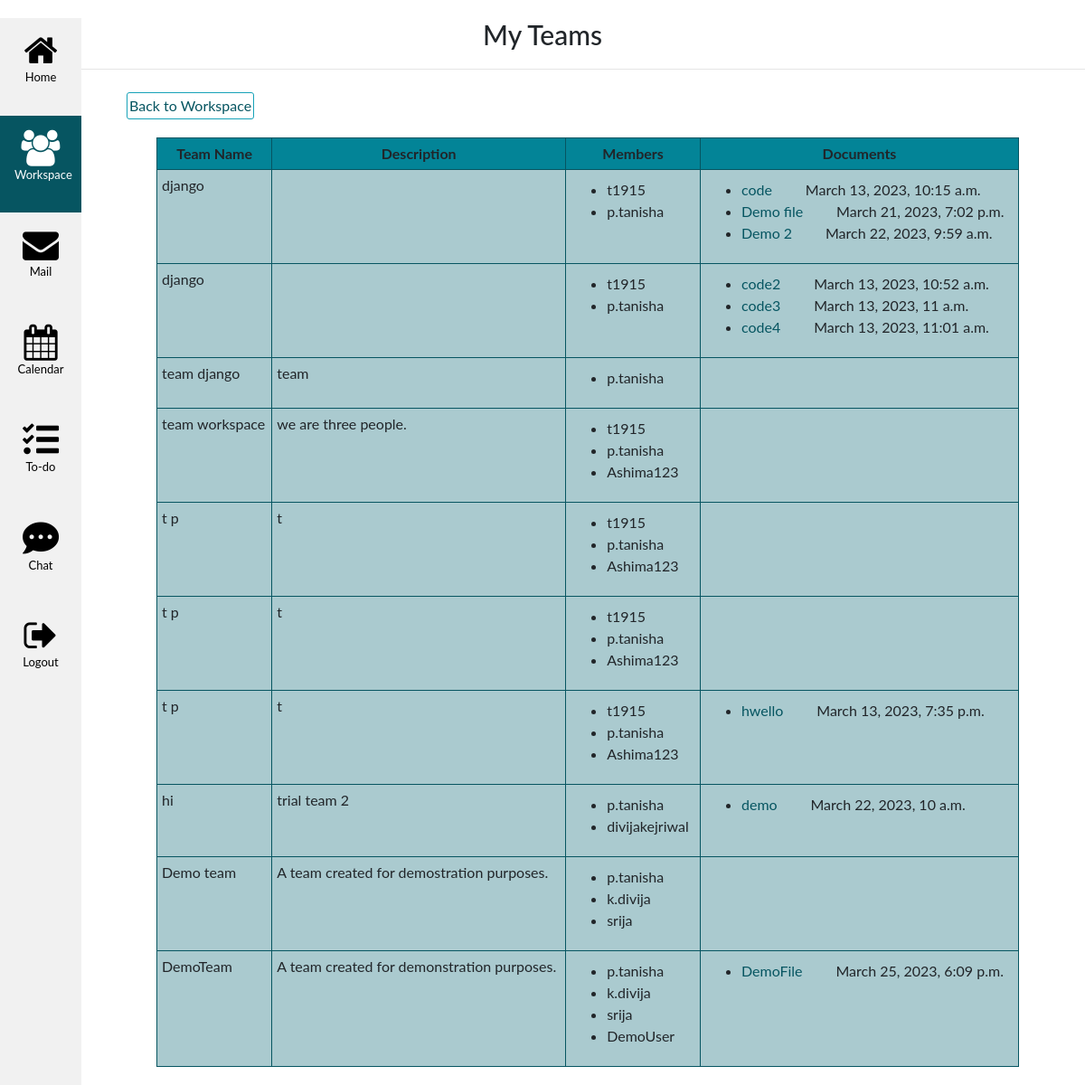
Screenshot of /workspace/my_teams/ (signed in) with the database file from the repository.
### workspace/models.py (models this page shows)
class Team(models.Model):
    name = models.CharField(max_length=100)
    description = models.TextField()
    members = models.ManyToManyField(User, related_name='teams')

class File(models.Model):
    name = models.CharField(max_length=255)
    description = models.TextField(blank=True)
    file = models.FileField(upload_to='files/')
    team = models.ForeignKey(Team, on_delete=models.CASCADE, related_name='files',null = True)
    uploaded_by = models.ForeignKey(User, on_delete=models.CASCADE, related_name='uploaded_files')
    uploaded_at = models.DateTimeField(auto_now_add=True)

### workspace/views.py (the view)
# urls.py: path('my_teams/', team_detail, name='team_list'),
@login_required
def team_detail(request):
    user=request.user
    teams=user.teams.all()
    return render(request,'workspace/team_detail.html', {'teams':teams})

### templates/workspace/team_detail.html
{% extends 'workspace/base.html' %}
{% block title %}
	My Teams
{% endblock %}
{% block content %}
<div class="content">
	<div class="clearfix">
		<a class="btn btn-info left" href="{% url 'workhome' %}"> Back to Workspace </a>
	</div>
	{% if teams %}
	<table class="table">
		<tr><th>Team Name</th>
			<th>Description</th>
			<th>Members</th>
			<th>Documents</th></tr>
		{% for team in teams %}
			<tr><td>{{ team.name }}</td>
				<td>{{ team.description }}</td>
				<td><ul>
					{% for member in team.members.all %}
						<li>{{ member.username }}</li>
					{% endfor %}
				</ul></td>
				<td><ul>
					{% for doc in team.files.all %}
						<li>
							<a href="{{file.file.url}}">{{doc.name}}</a> &nbsp;&nbsp;&nbsp; {{doc.uplaoded_by.username}} &nbsp;&nbsp;&nbsp; {{doc.uploaded_at}}
						</li>
				    {% endfor %}
				</ul></td>
			</tr>
		{% endfor %}
	</table>
	{% else %}
		<p>You are not a member of any team.</p>
	{% endif %}
</div>
{% endblock %}

### static/workspace/css/styles.css (style rules this page uses)
a { color: #065561; }
.table { width: 90%; margin: auto; }
.table td, .table th { margin: auto; border: 1px solid #065561; padding: 5px; background-color: #aacacf; }
.table th { text-align: center; background-color: #038497; }
li { font-size: 16px; margin-left: 20px; }

### static/base.css (style rules this page uses)
body { font-family: "ptsans", "Lato", "Helvetica Neue", Helvetica, Arial, sans-serif; }
ul { height: 100%; padding: 5px 5px 0px 20px; }
.left { float: left; }
.btn { border-radius: 3px; padding: 2px 2px 2px 2px; color: #065561; background-color: transparent; box-shadow: 0 0 0 0; margin: 5px; cursor: pointer; }
.clearfix { margin: 15px; }
.content { margin: 20px; }
div.content { margin-left: 120px; height: 100%; }

### rows the page displays
Team: name "django"
File: name "code", uploaded_at "March 13, 2023, 10:15 a.m."
File: name "Demo file", uploaded_at "March 21, 2023, 7:02 p.m."
File: name "Demo 2", uploaded_at "March 22, 2023, 9:59 a.m."
Team: name "django"
File: name "code2", uploaded_at "March 13, 2023, 10:52 a.m."
File: name "code3", uploaded_at "March 13, 2023, 11 a.m."
File: name "code4", uploaded_at "March 13, 2023, 11:01 a.m."
Team: name "team django", description "team"
Team: name "team workspace", description "we are three people."
Team: name "t p", description "t"
Team: name "t p", description "t"
Team: name "t p", description "t"
File: name "hwello", uploaded_at "March 13, 2023, 7:35 p.m."
Team: name "hi", description "trial team 2"
File: name "demo", uploaded_at "March 22, 2023, 10 a.m."
Team: name "Demo team", description "A team created for demostration purposes."
Team: name "DemoTeam", description "A team created for demonstration purposes."
File: name "DemoFile", uploaded_at "March 25, 2023, 6:09 p.m."

### other values shown
{{ member.username }} "t1915"
{{ member.username }} "p.tanisha"
{{ member.username }} "Ashima123"
{{ member.username }} "divijakejriwal"
{{ member.username }} "k.divija"
{{ member.username }} "srija"
{{ member.username }} "DemoUser"
